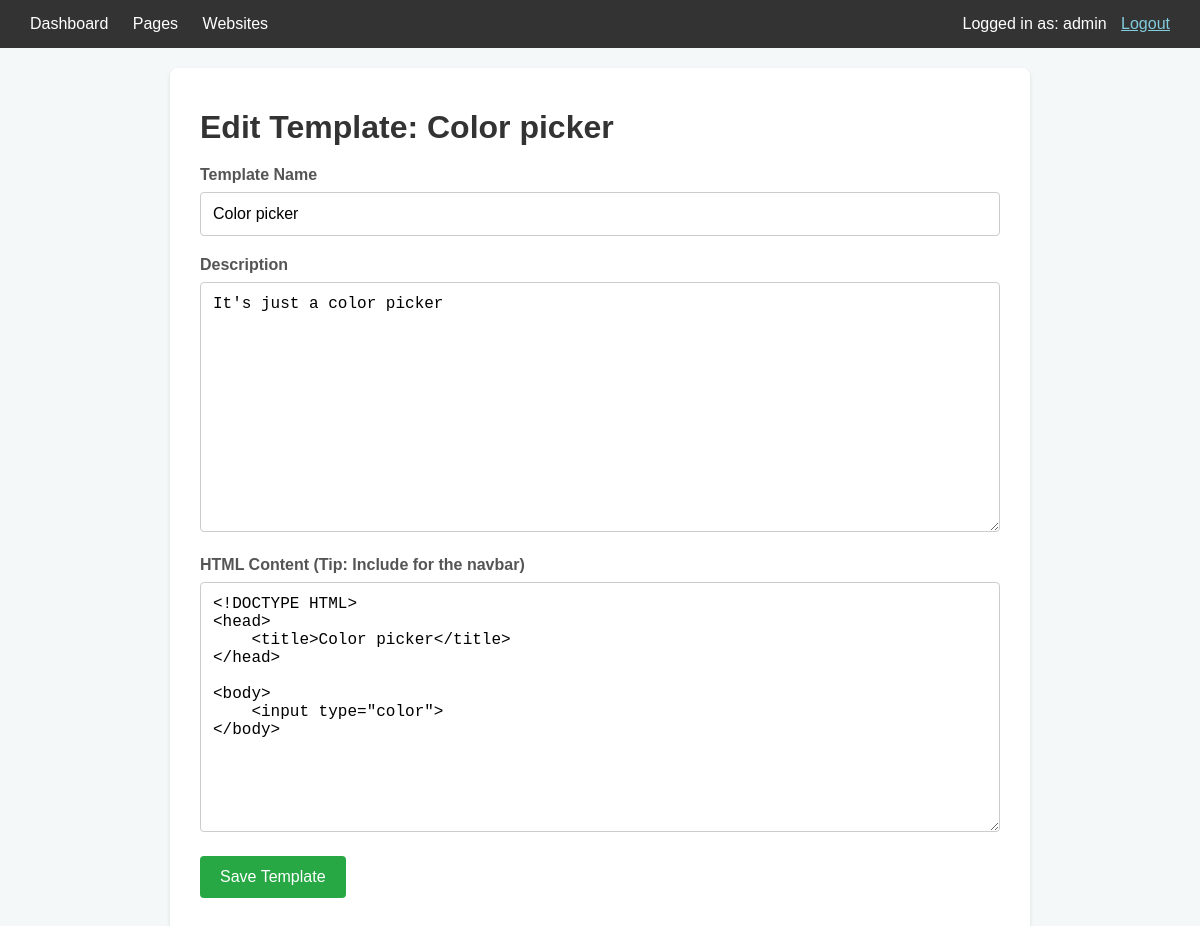
The app's page /templates/edit/2 (signed in) with its own data.
### internal_site_generator/models.py (models this page shows, shortened)
class User(UserMixin, db.Model):
    id = db.Column(db.Integer, primary_key=True)
    username = db.Column(db.String(64), index=True, unique=True, nullable=False)
    email = db.Column(db.String(120), index=True, unique=True, nullable=False)
    password_hash = db.Column(db.String(256))

class PageTemplate(db.Model):
    id = db.Column(db.Integer, primary_key=True)
    name = db.Column(db.String(100), nullable=False, unique=True)
    description = db.Column(db.String(250))
    html_content = db.Column(db.Text, nullable=False) # Should contain ""
    created_at = db.Column(db.DateTime, default=datetime.utcnow)
    updated_at = db.Column(db.DateTime, default=datetime.utcnow, onupdate=datetime.utcnow)

### internal_site_generator/main.py (the view, shortened to what this page needs)
@bp.route('/templates/edit/<int:template_id>', methods=['GET', 'POST'])
@login_required
def edit_template(template_id):
    template_to_edit = PageTemplate.query.get_or_404(template_id)
    form = PageTemplateForm(obj=template_to_edit)
    return render_template('main/template_form.html', title='Edit Page Template', form=form, legend=f'Edit Template: {template_to_edit.name}', current_user=current_user)

### internal_site_generator/forms.py
class PageTemplateForm(FlaskForm):
    name = StringField('Template Name', validators=[DataRequired(), Length(min=3, max=100)])
    description = TextAreaField('Description', validators=[Optional(), Length(max=250)])
    html_content = TextAreaField(
        'HTML Content (Tip: Include for the navbar)',
        validators=[DataRequired()]
    )
    submit = SubmitField('Save Template')

### internal_site_generator/__init__.py (called while the page is built)
def create_app(config_class=Config):
    app = Flask(__name__, instance_relative_config=True)
    app.config.from_object(config_class)
    try:
        os.makedirs(app.instance_path)
    except OSError as e:
        if e.errno != errno.EEXIST:
            raise
    db.init_app(app)
    migrate.init_app(app, db)
    login_manager.init_app(app)
    csrf.init_app(app) # <--- INITIALIZE CSRFProtect WITH THE APP
    from .models import User
    @login_manager.user_loader
    def load_user(user_id):
        return User.query.get(int(user_id))
    from .auth import bp as auth_bp
    app.register_blueprint(auth_bp, url_prefix='/auth')
    from .main import bp as main_bp
    app.register_blueprint(main_bp)
    @app.route('/test_init/')
    def test_init_page():
        return '<h1>Testing the Flask Application Factory from __init__.py!</h1>'
    return app

### internal_site_generator/templates/main/template_form.html (shortened to what this page needs)
<!DOCTYPE html>
<html lang="en">
<head>
</head>
<body>
    <nav>
        <div class="nav-links">
            <a href="{{ url_for('main.index') }}">Dashboard</a>
            <a href="{{ url_for('main.list_templates') }}">Pages</a>
            <a href="{{ url_for('main.list_projects') }}">Websites</a>
        </div>
        <div class="user-info">
            Logged in as: {{ current_user.username }}
            <a href="{{ url_for('auth.logout') }}">Logout</a>
        </div>
    </nav>
    <div class="container">
        <h1>{{ legend | default(title) }}</h1>
        <form method="POST" action="" novalidate>
            <div class="form-field">
                {{ form.name.label }}
                {{ form.name(class="form-control") }}
            </div>
            <div class="form-field">
                {{ form.description.label }}
                {{ form.description(class="form-control") }}
            </div>
            <div class="form-field">
                {{ form.html_content.label }}
                {{ form.html_content(class="form-control") }}
            </div>
            <p>{{ form.submit() }}</p>
        </form>
    </div>
</body>
</html>

### internal_site_generator/templates/main/template_form.html (style rules this page uses)
body { font-family: Arial, sans-serif; margin: 0; padding: 0; background-color: #f4f8f9; color: #333; }
nav { background-color: #333; padding: 15px 30px; color: white; display: flex; justify-content: space-between; align-items: center; }
nav .nav-links a { color: white; text-decoration: none; margin-right: 20px; font-size: 16px; }
nav .user-info { font-size: 16px; color: white; }
nav .user-info a { margin-left: 10px; color: #82ccdd; }
.container { padding: 20px 30px; max-width: 800px; margin: 20px auto; background-color: #fff; border-radius: 8px; box-shadow: 0 2px 4px rgba(0,0,0,0.1); }
h1 { color: #333; margin-bottom: 20px; }
.form-field { margin-bottom: 20px; }
label { display: block; margin-bottom: 8px; font-weight: bold; color: #555; }
input[type="text"], textarea { width: 100%; padding: 12px; border: 1px solid #ccc; border-radius: 4px; box-sizing: border-box; font-size: 16px; }
textarea { min-height: 250px; font-family: Consolas, monaco, monospace; }
input[type="submit"] { padding: 12px 20px; background-color: #28a745; color: white; border: none; border-radius: 4px; cursor: pointer; font-size: 16px; transition: background-color 0.3s ease; }

### records on screen
User: username "admin"
PageTemplate: name "Color picker", description "It's just a color picker", html_content "<!DOCTYPE HTML> <head> <title>Color picker</title> </head> <body> <input type=\"color\"> </body>"

### other values on screen
{{ legend | default(title) }} "Edit Template: Color picker"
